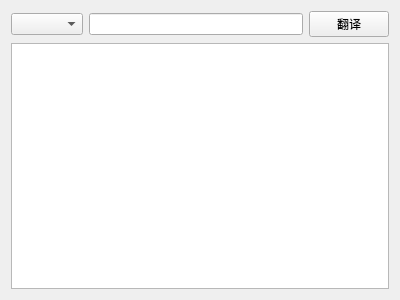
<?xml version="1.0" encoding="UTF-8"?>
<ui version="4.0">
 <class>Form</class>
 <widget class="QWidget" name="Form">
  <property name="geometry">
   <rect>
    <x>0</x>
    <y>0</y>
    <width>400</width>
    <height>300</height>
   </rect>
  </property>
  <property name="windowTitle">
   <string>有道字典Python版</string>
  </property>
  <layout class="QGridLayout" name="gridLayout">
   <item row="0" column="0">
    <widget class="QComboBox" name="cb_from_to"/>
   </item>
   <item row="0" column="1">
    <widget class="QLineEdit" name="le_word"/>
   </item>
   <item row="0" column="2">
    <widget class="QPushButton" name="pb_translate">
     <property name="text">
      <string>翻译</string>
     </property>
    </widget>
   </item>
   <item row="1" column="0" colspan="3">
    <widget class="QTextEdit" name="te_result"/>
   </item>
  </layout>
 </widget>
 <resources/>
 <connections/>
</ui>
